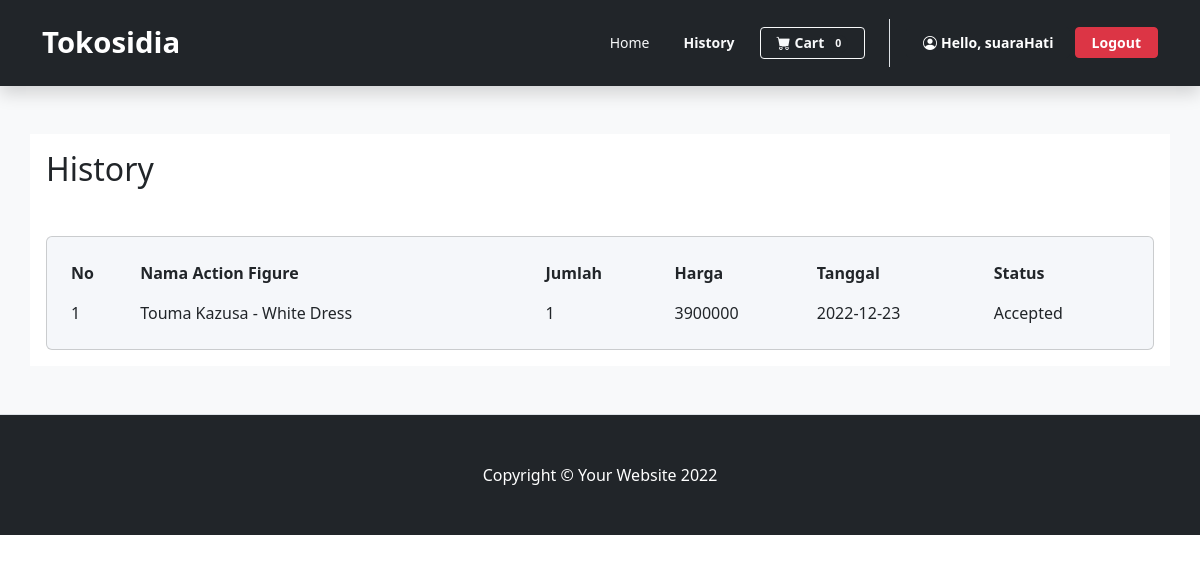
Page /request.php (signed in) on the committed database.
### tables this page shows
CREATE TABLE `dtrans_beli` (
  `db_id` varchar(5) NOT NULL,
  `db_amount` int(10) NOT NULL,
  `db_hb_id` varchar(5) NOT NULL,
  `db_subtotal` double NOT NULL,
  `db_af_id` varchar(5) NOT NULL
);

CREATE TABLE `actionfigure` (
  `af_id` varchar(5) NOT NULL,
  `af_name` varchar(500) NOT NULL,
  `af_price` double NOT NULL,
  `af_stock` int(10) NOT NULL,
  `af_status` int(10) NOT NULL,
  `af_se_id` varchar(5) NOT NULL,
  `af_desc` varchar(255) NOT NULL,
  `af_image_path` varchar(255) NOT NULL
);

CREATE TABLE `htrans_beli` (
  `hb_id` varchar(5) NOT NULL,
  `hb_date` date NOT NULL,
  `hb_total` double NOT NULL,
  `hb_customerid` varchar(5) NOT NULL,
  `hb_di_id` varchar(5) DEFAULT NULL,
  `hb_status` bit(1) NOT NULL DEFAULT b'0' COMMENT '0:pending\r\n1:accepted'
);

### request.php (the view, shortened to what this page needs)
<?php
    require('action.php');
    $cart = "";
    if(isset($_SESSION['userLogin'])){
        $select_query = "SELECT count(*) as 'cart' FROM cart where ca_us_id = '".$_SESSION['userLogin']['id']."' and ca_status = 'Requested'";
        $cart = $con->query($select_query);
        $cart = $cart->fetch_assoc();
        $cart = $cart['cart'];
    }
?>
<!DOCTYPE html>
<html lang="en">
    <head>
        <link href="https://cdn.jsdelivr.net/npm/bootstrap-icons@1.4.1/font/bootstrap-icons.css" rel="stylesheet">
        <link href="https://cdn.jsdelivr.net/npm/bootstrap@5.2.2/dist/css/bootstrap.min.css" rel="stylesheet">
        <link href="assets/css/general.css" rel="stylesheet">
    </head>
    <body>
        <nav class="navbar navbar-expand-lg p-3 position-sticky top-0 w-100 shadow navbar-dark bg-dark">
            <div class="container">
                <a class="navbar-brand" href="index.php" style="font-size: 22pt; font-weight: bold;">Tokosidia</a>
                <div class="collapse navbar-collapse" id="navbarSupportedContent">
                    <ul class="navbar-nav ms-auto mb-2 me-3 mb-lg-0 px-3 border-end">
                        <li class="nav-item">
                            <a class="nav-link" aria-current="page" href="index.php">
                                <button class="btn btn-sm text-light">Home</button>
                            </a>
                        </li>
                        <li class="nav-item">
                            <a class="nav-link" href="">
                                <button class="btn btn-sm text-light fw-bold">History</button>
                            </a>
                        </li>
                        <li class="nav-item">
                            <form class="nav-link" action="" method="post">
                                <button class="btn btn-outline-light btn-sm px-3 fw-bold" type="submit" name='cart'>
                                    <i class="bi-cart-fill me-1"></i>Cart<span class="badge bg-dark text-light ms-1 rounded-pill"><?=$cart?></span>
                                </button>
                            </form>
                        </li>
                    </ul>
                    <form class="d-flex" role="search" action="" method="post">
                        <div class="d-grid gap-2 d-md-block">
                            <button class="btn btn-dark btn-sm px-3 fw-bold" name="profile">
                                <i class="bi bi-person-circle fill me-1"></i>Hello, <?=$_SESSION['userLogin']['username']?>
                            </button>
                            <button class="btn btn-danger btn-sm px-3 fw-bold" name="logout">
                                Logout
                            </button>
                        </div>
                    </form>
                </div>
            </div>
        </nav>
        <section class="intro py-5 border-bottom bg-light" id="features">
            <div class="mask d-flex h-100">
                <div class="container bg-white py-3 px-3">
                    <h2 class='mb-5'>History</h2>
                    <div class="row justify-content-center">
                        <div class="col-12">
                            <div class="card shadow-2-strong" style="background-color: #f5f7fa;">
                                <div class="card-body">
                                    <div class="table-responsive">
                                        <table class="table table-borderless mb-0 align-items-center justify-content-center">
                                            <thead>
                                            <tr>
                                                <th scope="col">No </th>
                                                <th scope="col">Nama Action Figure</th>
                                                <th scope="col">Jumlah</th>
                                                <th scope="col">Harga</th>
                                                <th scope="col">Tanggal</th>
                                                <th scope="col">Status</th>
                                            </tr>
                                            </thead>
                                            <tbody>
                                            <tbody>
                                                <?php
                                                    $select_query = "
                                                    SELECT af.af_name as 'nama', db.db_amount as 'jumlah', db.db_subtotal as 'total', hb.hb_date as 'tanggal', hb.hb_status as 'status' from dtrans_beli db
                                                    join htrans_beli hb on hb.hb_id = db.db_hb_id
                                                    join actionfigure af on af.af_id = db.db_af_id
                                                    where hb.hb_customerid = '".$_SESSION['userLogin']['id']."'";
                                                    $isi = mysqli_query($con, $select_query);
                                                    $counter = 0;
                                                    while($row = mysqli_fetch_array($isi)){
                                                ?>
                                                    <tr>
                                                        <td><?=++$counter?></td>
                                                        <td><?=$row['nama']?></td>
                                                        <td><?=$row['jumlah']?></td>
                                                        <td><?=$row['total']?></td>
                                                        <td><?=$row['tanggal']?></td>
                                                        <td><?=$row['status']==0?'Pending':'Accepted'?></td>
                                                    </tr>
                                                <?php
                                                    }
                                                ?>
                                            </tbody>
                                        </table>
                                    </div>
                                </div>
                            </div>
                        </div>
                    </div>
                </div>
            </div>
        </section>
                                                    <td class="d-grid gap-2">
        <footer class="py-5 bg-dark">
            <div class="container px-5"><p class="m-0 text-center text-white">Copyright &copy; Your Website 2022</p></div>
        </footer>
    </body>
</html>

### rows in the picture
dtrans_beli: actionfigure.af_name "Touma Kazusa - White Dress", db_amount "1", db_subtotal "3900000", db_hb.hb_date "2022-12-23"

### other values in the picture
$cart "0"
$_SESSION['userLogin']['username'] "suaraHati"
